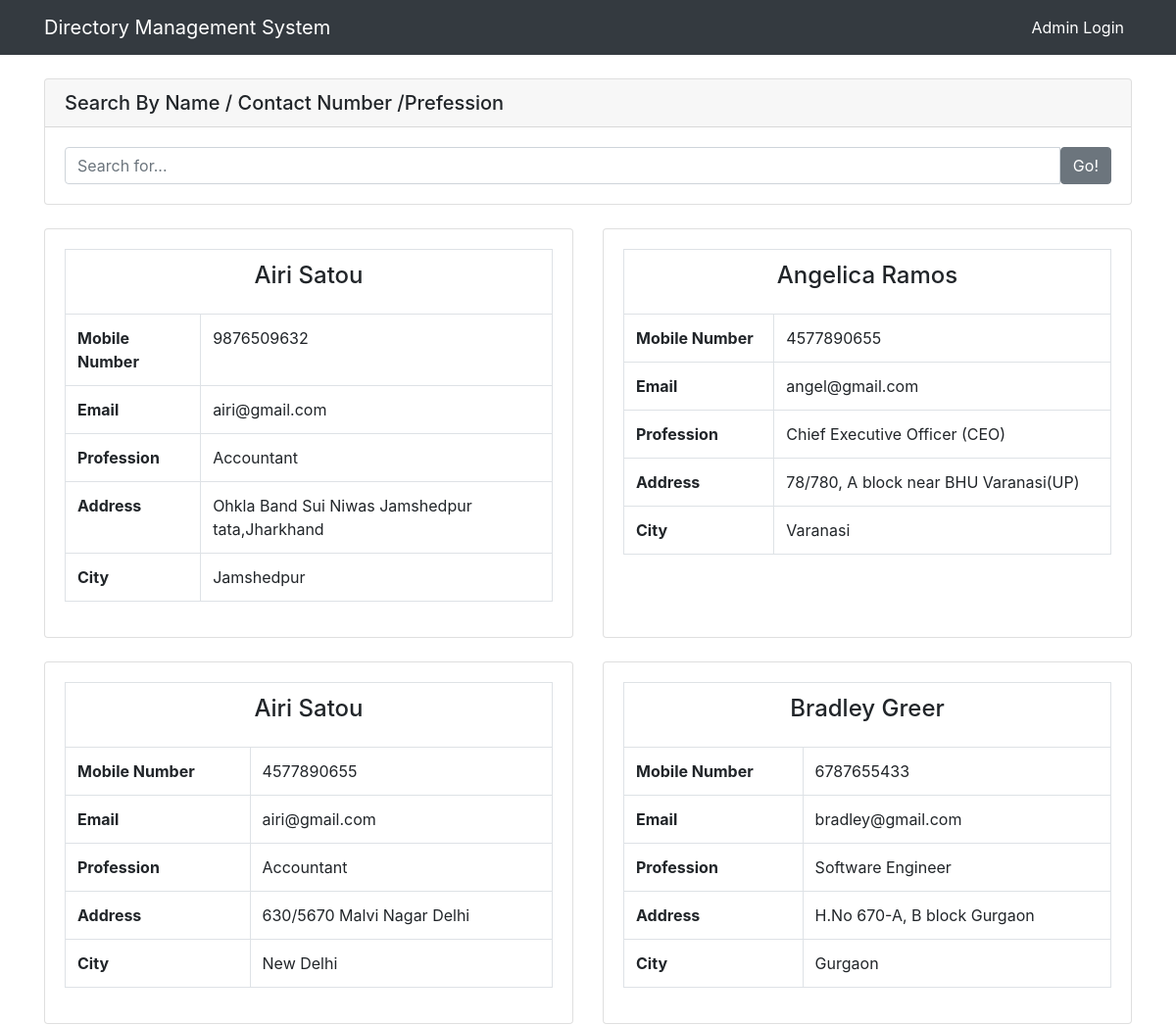
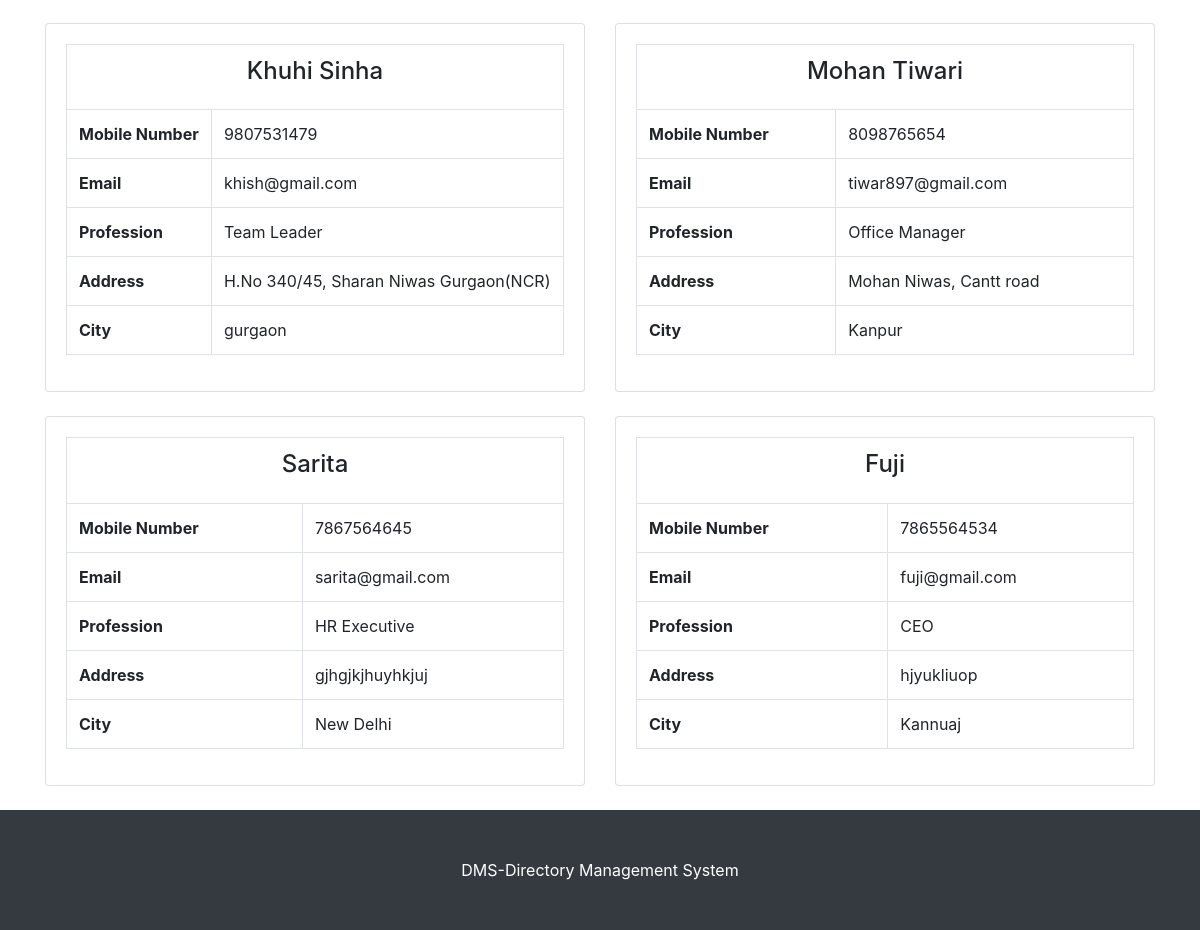
The app's page /dms/index.php with its own data (2 pictures, top to bottom).
### tables this page shows
CREATE TABLE `tbldirectory` (
  `ID` int(10) NOT NULL,
  `FullName` varchar(120) DEFAULT NULL,
  `Profession` varchar(120) DEFAULT NULL,
  `Email` varchar(120) NOT NULL,
  `MobileNumber` bigint(11) DEFAULT NULL,
  `Address` varchar(250) NOT NULL,
  `City` varchar(250) NOT NULL,
  `Status` varchar(120) NOT NULL
);

### dms/index.php (the view, shortened to what this page needs)
<?php
include('admin/include/dbconnection.php');
?>
<!DOCTYPE html>
<html lang="en">
<head>
  <link href="vendor/bootstrap/css/bootstrap.min.css" rel="stylesheet">
  <link href="css/heroic-features.css" rel="stylesheet">
</head>
<body>
  <nav class="navbar navbar-expand-lg navbar-dark bg-dark fixed-top" >
    <div class="container">
      <a class="navbar-brand" href="index.php"> Directory Management System</a>
     <div class="collapse navbar-collapse" id="navbarResponsive">
        <ul class="navbar-nav ml-auto">
          <li class="nav-item active">
            <a class="nav-link" href="admin/">Admin Login
            </a>
          </li>
        </ul>
      </div>
    </div>
  </nav>
  <div class="container">
<form name="search" method="post" action="searchdata.php">
       <div class="card my-4">
          <h5 class="card-header">Search By Name / Contact Number /Prefession </h5>
          <div class="card-body">
            <div class="input-group">
              <input type="text" class="form-control" name="searchdata" placeholder="Search for..." required="true">
              <span class="input-group-btn">
                <button class="btn btn-secondary" type="submit">Go!</button>
              </span>
            </div>
          </div>
        </div>
</form>
    <div class="row text-left">
<?php
$ret=mysqli_query($con,"select * from tbldirectory where  (Status=1)");
$num=mysqli_num_rows($ret);
if($num>0){
while ($row=mysqli_fetch_array($ret)) {
?>
      <div class="col-lg-6 col-md-6 mb-4">
        <div class="card h-100">
          <div class="card-body">
  <table class="table table-bordered">
      <tr>
        <th colspan="2">  <h4 class="card-title" align="center"><?php  echo $row['FullName'];?></h4></th>
      </tr>
      <tr>
        <th>Mobile Number</th>
        <td><?php  echo $row['MobileNumber'];?></td>
      </tr>
           <tr>
        <th>Email</th>
        <td><?php  echo $row['Email'];?></td>
      </tr>
           <tr>
        <th>Profession</th>
        <td><?php  echo $row['Profession'];?></td>
      </tr>
           <tr>
        <th>Address</th>
        <td><?php  echo $row['Address'];?></td>
      </tr>
         <tr>
        <th>City</th>
        <td><?php  echo $row['City'];?></td>
      </tr>
    </table>
          </div>
        </div>
      </div>
    <?php } }?>
    </div>
  </div>
  <footer class="py-5 bg-dark">
    <div class="container">
      <p class="m-0 text-center text-white">   <span>DMS-Directory Management System</span></p>
    </div>
  </footer>
</body>
</html>

### dms/css/heroic-features.css (style rules this page uses)
body { padding-top: 56px; }

### records on screen
tbldirectory: FullName "Airi Satou", MobileNumber "9876509632", Email "airi@gmail.com", Profession "Accountant", Address "Ohkla Band Sui Niwas Jamshedpur tata,Jharkhand", City "Jamshedpur"
tbldirectory: FullName "Angelica Ramos", MobileNumber "4577890655", Email "angel@gmail.com", Profession "Chief Executive Officer (CEO)", Address "78/780, A block near BHU Varanasi(UP)", City "Varanasi"
tbldirectory: FullName "Airi Satou", MobileNumber "4577890655", Email "airi@gmail.com", Profession "Accountant", Address "630/5670 Malvi Nagar Delhi", City "New Delhi"
tbldirectory: FullName "Bradley Greer", MobileNumber "6787655433", Email "bradley@gmail.com", Profession "Software Engineer", Address "H.No 670-A, B block Gurgaon", City "Gurgaon"
tbldirectory: FullName "Khuhi Sinha", MobileNumber "9807531479", Email "khish@gmail.com", Profession "Team Leader", Address "H.No 340/45, Sharan Niwas Gurgaon(NCR)", City "gurgaon"
tbldirectory: FullName "Mohan Tiwari", MobileNumber "8098765654", Email "tiwar897@gmail.com", Profession "Office Manager", Address "Mohan Niwas, Cantt road", City "Kanpur"
tbldirectory: FullName "Sarita", MobileNumber "7867564645", Email "sarita@gmail.com", Profession "HR Executive", Address "gjhgjkjhuyhkjuj", City "New Delhi"
tbldirectory: FullName "Fuji", MobileNumber "7865564534", Email "fuji@gmail.com", Profession "CEO", Address "hjyukliuop", City "Kannuaj"
